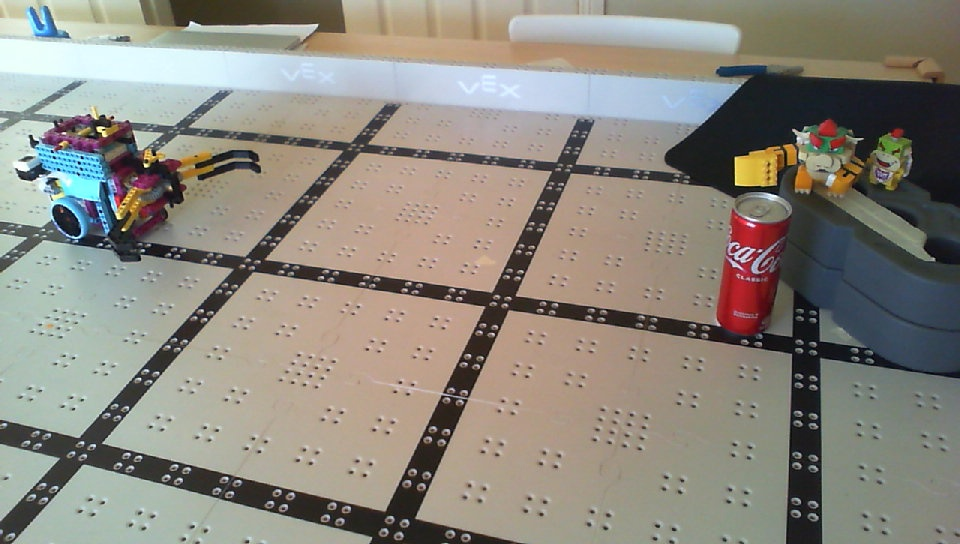
#> input picture lego-robot-agent/src/lego_robot_agent/agents/sample/step1.jpg, 960 x 544 px
$ python object_detector.py ../../lego-robot-agent/src/lego_robot_agent/agents/sample/step1.jpg
#> lines starting #> are read from the running program, lines starting #| are printed output that depends on the picture; after the words box and inside, x2 and y2 are one past the last pixel; in counts of white or black regions, pixels touching at a corner belong together
#!/usr/bin/env python3
"""
Object Detection and Distance Calculation Script

This script detects objects in an image and calculates distances between them
on a 2D plane, treating the surface as a flat table.
"""

import cv2
import numpy as np
import matplotlib.pyplot as plt
import argparse
import math
from typing import List, Tuple, Dict, Any
import json
import os

# Optional imports for YOLO detection
try:
    from ultralytics import YOLO
    YOLO_AVAILABLE = True
except ImportError:
    YOLO_AVAILABLE = False
    print("Warning: ultralytics not available. YOLO detection will be disabled.")


class ObjectDetector:
    """
    A class for detecting objects in images and calculating distances between them.
    """

    def __init__(self):
        """Initialize the ObjectDetector with default parameters."""
        self.detected_objects = []
        self.image = None
        self.image_height = 0
        self.image_width = 0
        self.yolo_model = None

        # COCO class names for common objects
        self.coco_classes = {
            0: 'person', 47: 'apple', 48: 'banana', 49: 'orange', 50: 'carrot',
            51: 'hot_dog', 52: 'pizza', 53: 'donut', 54: 'cake', 39: 'bottle',
            40: 'wine_glass', 41: 'cup', 42: 'fork', 43: 'knife', 44: 'spoon',
            45: 'bowl', 67: 'cell_phone', 68: 'microwave', 69: 'oven', 70: 'toaster',
            71: 'sink', 72: 'refrigerator', 73: 'book', 74: 'clock', 75: 'vase',
            76: 'scissors', 77: 'teddy_bear', 78: 'hair_drier', 79: 'toothbrush',
            1: 'bicycle', 2: 'car', 3: 'motorcycle', 4: 'airplane', 5: 'bus',
            6: 'train', 7: 'truck', 8: 'boat', 9: 'traffic_light', 10: 'fire_hydrant',
            11: 'stop_sign', 12: 'parking_meter', 13: 'bench', 14: 'bird', 15: 'cat',
            16: 'dog', 17: 'horse', 18: 'sheep', 19: 'cow', 20: 'elephant',
            21: 'bear', 22: 'zebra', 23: 'giraffe', 24: 'backpack', 25: 'umbrella',
            26: 'handbag', 27: 'tie', 28: 'suitcase', 29: 'frisbee', 30: 'skis',
            31: 'snowboard', 32: 'sports_ball', 33: 'kite', 34: 'baseball_bat',
            35: 'baseball_glove', 36: 'skateboard', 37: 'surfboard', 38: 'tennis_racket'
        }

    def load_image(self, image_path: str) -> bool:
        """
        Load an image from file path.

        Args:
            image_path (str): Path to the image file

        Returns:
            bool: True if image loaded successfully, False otherwise
        """
        try:
            self.image = cv2.imread(image_path)
#> self.image is the input picture: shape (544, 960, 3); mean B, G, R 126.8, 136.2, 140.3
            if self.image is None:
                print(f"Error: Could not load image from {image_path}")
                return False

            self.image_height, self.image_width = self.image.shape[:2]
            print(f"Image loaded successfully: {self.image_width}x{self.image_height}")
#| Image loaded successfully: 960x544
            return True
        except Exception as e:
            print(f"Error loading image: {e}")
            return False

    def detect_objects_by_color(self, color_ranges: List[Dict[str, Any]],
                               use_preprocessing: bool = True, display_mask: bool = False,
                               save_mask_path: str = None) -> List[Dict[str, Any]]:
        """
        Detect objects in the image based on color ranges with improved noise handling.
        Optionally display the mask for each color range.

        Args:
            color_ranges (List[Dict]): List of color range dictionaries with 'name', 'lower', 'upper' keys
            use_preprocessing (bool): Whether to apply noise reduction preprocessing
            display_mask (bool): Whether to display the mask for each color range
            save_mask_path (str): Base path to save masked images (will append _<name>.png for each object)

        Returns:
            List[Dict]: List of detected objects with their properties
        """
#> called with use_preprocessing = True, display_mask = False, save_mask_path = 'mask_output.png'
        if self.image is None:
            print("No image loaded")
            return []

        # Apply preprocessing for complex backgrounds
        processed_image = self.image.copy()
        if use_preprocessing:
            # Apply Gaussian blur to reduce noise
            processed_image = cv2.GaussianBlur(processed_image, (5, 5), 0)

            # Apply bilateral filter to reduce noise while keeping edges sharp
            processed_image = cv2.bilateralFilter(processed_image, 9, 75, 75)
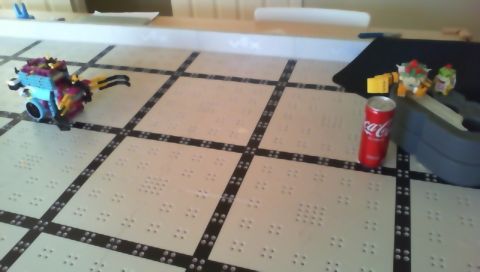
#> processed_image: shape (544, 960, 3) (shown at 1/2 size); mean B, G, R 126.8, 136.2, 140.4

        # Use RGB color space directly (OpenCV uses BGR, so no conversion needed)
        # Note: processed_image is already in BGR format from OpenCV
        rgb_image = processed_image
        detected_objects = []

        for color_range in color_ranges:
            name = color_range['name']
            lower = np.array(color_range['lower'])
            upper = np.array(color_range['upper'])

            # Create mask for the color range in RGB (BGR) space
            mask = cv2.inRange(rgb_image, lower, upper)

            # Apply morphological operations to reduce noise
            if use_preprocessing:
                # Remove small noise - adaptive kernel size based on image dimensions
                # Use smaller kernel to preserve smaller objects
                kernel_size = max(3, min(15, int(min(self.image_width, self.image_height) * 0.01)))
                kernel = np.ones((kernel_size, kernel_size), np.uint8)
                mask = cv2.morphologyEx(mask, cv2.MORPH_OPEN, kernel)
                # Fill holes
                mask = cv2.morphologyEx(mask, cv2.MORPH_CLOSE, kernel)
                # Smooth edges with adaptive median blur
                blur_size = max(3, min(7, kernel_size // 2))
                if blur_size % 2 == 0:  # Ensure odd number for medianBlur
                    blur_size += 1
                mask = cv2.medianBlur(mask, blur_size)

            # Display and/or save the masked image if requested
            if display_mask or save_mask_path:
                # Apply mask to original image to show only detected color regions
                masked_image = cv2.bitwise_and(self.image, self.image, mask=mask)

                if display_mask:
                    cv2.imshow(f"Mask - {name}", mask)
                    cv2.imshow(f"Masked Image - {name}", masked_image)
                    cv2.waitKey(2000)

                if save_mask_path:
                    # Save both mask and masked image
                    base_path = os.path.splitext(save_mask_path)[0]
                    mask_save_path = f"{base_path}_{name}_mask.png"
                    masked_save_path = f"{base_path}_{name}_masked.png"
                    cv2.imwrite(mask_save_path, mask)
                    cv2.imwrite(masked_save_path, masked_image)
                    print(f"Saved mask to: {mask_save_path}")
                    print(f"Saved masked image to: {masked_save_path}")

            # Find contours
            contours, _ = cv2.findContours(mask, cv2.RETR_EXTERNAL, cv2.CHAIN_APPROX_SIMPLE)

            for contour in contours:
                # Filter small contours with adaptive threshold based on image size
                # Use a higher threshold to reduce false positives from small objects
                min_area = max(1000, self.image_width * self.image_height * 0.001)  # At least 0.1% of image
                area = cv2.contourArea(contour)
                if area < min_area:
                    continue

                # Filter contours that are too elongated (likely noise)
                x, y, w, h = cv2.boundingRect(contour)
                aspect_ratio = max(w, h) / min(w, h)
                if aspect_ratio > 10:  # Skip very elongated shapes
                    continue

                # Filter objects that don't fit in 100x100 box
                if w > 400 or h > 400:
                    continue

                # Calculate center point
                center_x = x + w // 2
                center_y = y + h // 2

                # Special filtering for Bowser: only detect in top-right corner
                if name.lower() == 'bowser':
                    # Bowser must be in the top-right area (right 30% of image, top 40%)
                    if not (center_x > self.image_width * 0.7 and center_y < self.image_height * 0.4):
                        continue
                    # Skip very large background areas
                    if area > 12000:
                        continue

                # If robot, shift y and center_y up by 100px (not less than 0)
                if name.lower() == 'robot':
                    center_y = center_y + 10
                    y = y + 10

                if name.lower() == 'bowser':
                    center_x = center_x - 15
                    x = x - 15

                # Calculate orientation (angle of the major axis)
                if len(contour) >= 5:
                    ellipse = cv2.fitEllipse(contour)
                    angle = ellipse[2]
                else:
                    angle = 0

                # Convert image coordinates to 2D coordinate system
                # (0,0) at bottom-left, with y increasing upward
                coord_x = center_x
                coord_y = self.image_height - center_y

                obj_data = {
                    'name': name,
                    'center': (center_x, center_y),
                    'coordinates_2d': (coord_x, coord_y),
                    'bounding_box': (x, y, w, h),
                    'area': area,
                    'orientation_angle': angle,
                    'contour': contour,
                    'detection_method': 'color'
                }

                detected_objects.append(obj_data)
#> this loop made 3 passes
#> pass 1, in detect_objects_by_color, `mask = cv2.inRange(rgb_image, lower, upper)`:
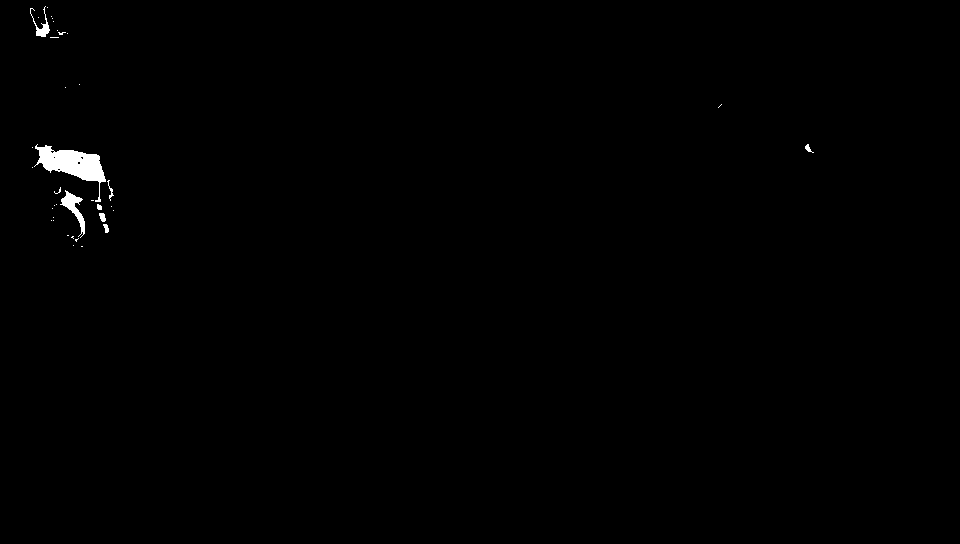
#> mask: shape (544, 960); 0.45% white; 37 white regions (29 under 20 px), largest, box (x1, y1, x2, y2) and area: (34, 144, 106, 202) 1560, (60, 190, 85, 238) 375, (30, 6, 50, 37) 176
#> pass 1, in detect_objects_by_color, `mask = cv2.morphologyEx(mask, cv2.MORPH_OPEN, kernel)`:
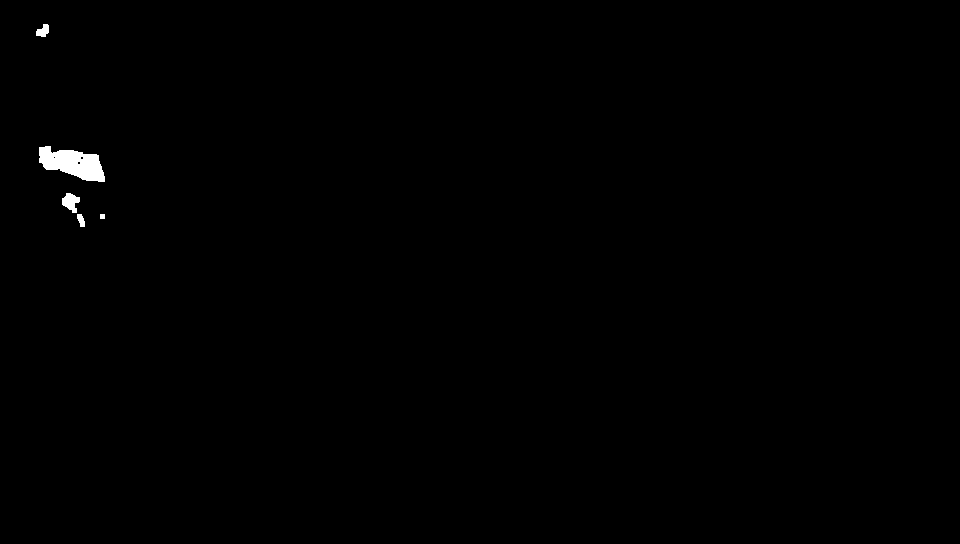
#> mask: shape (544, 960); 0.37% white; 5 white regions, box (x1, y1, x2, y2) and area: (39, 146, 105, 182) 1469, (62, 193, 80, 213) 225, (36, 24, 49, 37) 117, (77, 214, 85, 227) 73, (100, 214, 105, 219) 25
#> after the loop:
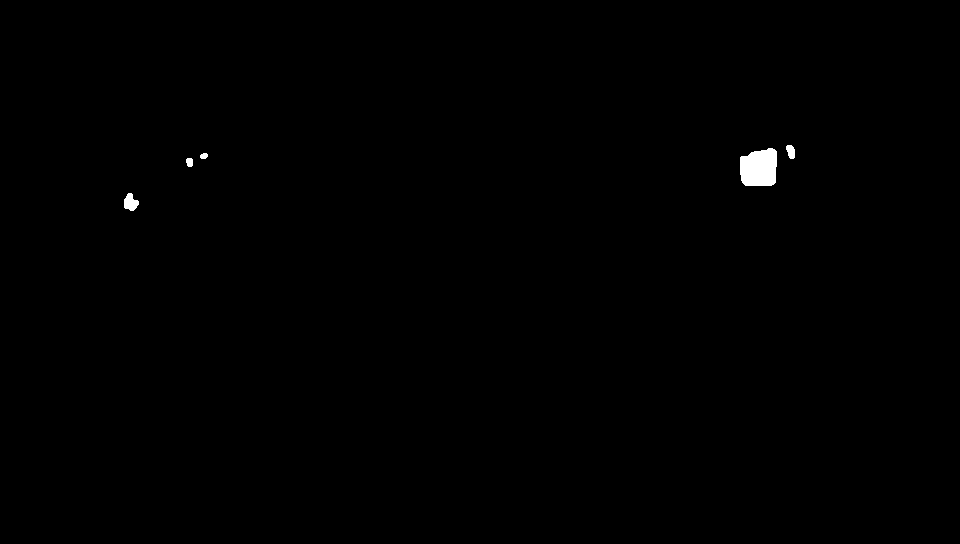
#> mask: shape (544, 960); 0.31% white; 5 white regions, box (x1, y1, x2, y2) and area: (740, 148, 777, 186) 1222, (124, 193, 139, 211) 183, (786, 145, 795, 159) 97, (186, 158, 193, 167) 55, (200, 153, 208, 159) 39
#> after the loop, detected_objects = 4 items

        # Filter to keep only the object with biggest area for each name
        filtered_objects = self._filter_objects_by_max_area(detected_objects)
        self.detected_objects = filtered_objects
        return filtered_objects

    # [165 lines left out: functions detect_objects_by_template, detect_objects_by_yolo, not called in this run]

    def _filter_objects_by_max_area(self, detected_objects: List[Dict[str, Any]]) -> List[Dict[str, Any]]:
        """
        Filter detected objects to keep only the one with the biggest area for each object name.

        Args:
            detected_objects (List[Dict]): List of detected objects

        Returns:
            List[Dict]: Filtered list with only the largest object for each name
        """
        if not detected_objects:
            return detected_objects

        # Group objects by name
        objects_by_name = {}
        for obj in detected_objects:
            name = obj['name']
            if name not in objects_by_name:
                objects_by_name[name] = []
            objects_by_name[name].append(obj)
#> this loop made 4 passes
#> name on passes 1 to 4: 'robot', 'coke', 'coke', 'bowser'
#> (the rest of the program and of its run is left out)
